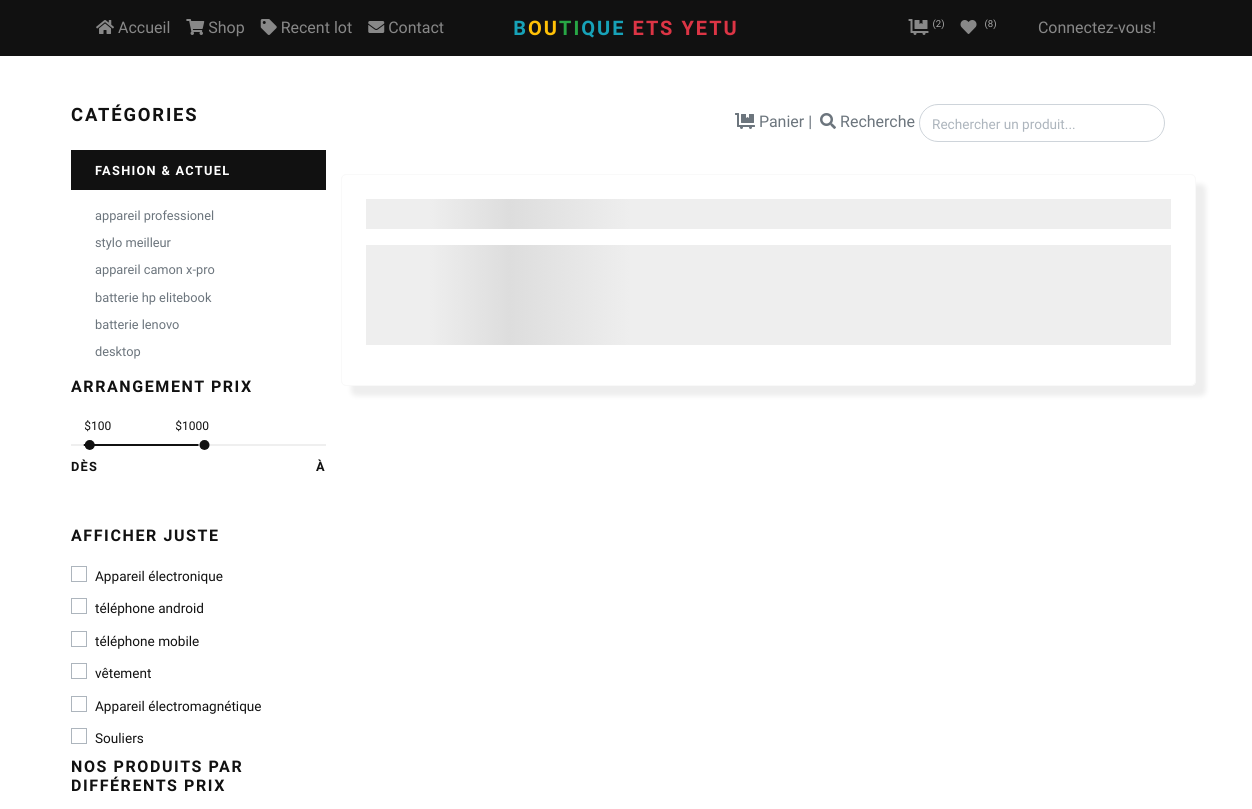
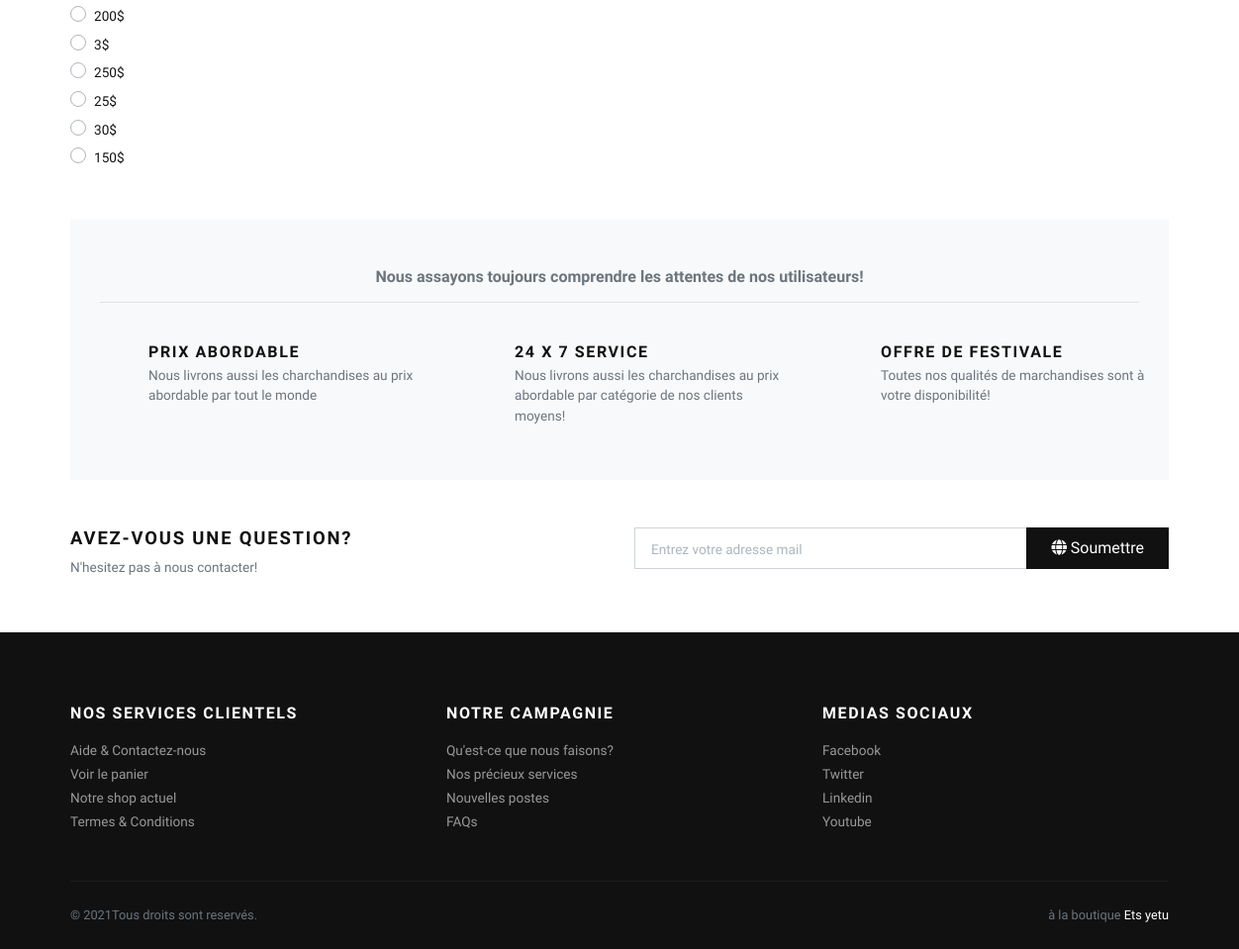
Screenshot of /index.php/home/shop with the database file from the repository (2 pictures, top to bottom).
### tables this page shows
CREATE TABLE `tbl_info` (
  `idinfo` int(11) NOT NULL,
  `nom_site` varchar(300) DEFAULT NULL,
  `icone` varchar(300) DEFAULT NULL,
  `tel1` varchar(300) DEFAULT NULL,
  `tel2` varchar(300) DEFAULT NULL,
  `adresse` text DEFAULT NULL,
  `facebook` varchar(600) DEFAULT NULL,
  `twitter` varchar(600) DEFAULT NULL,
  `linkedin` varchar(600) DEFAULT NULL,
  `email` varchar(300) DEFAULT NULL,
  `termes` text DEFAULT NULL,
  `confidentialite` text DEFAULT NULL,
  `description` text DEFAULT NULL,
  `mission` text DEFAULT NULL,
  `objectif` text DEFAULT NULL,
  `blog` text DEFAULT NULL
);

CREATE TABLE `product` (
  `product_id` int(11) NOT NULL,
  `category_id` int(11) DEFAULT NULL,
  `product_name` varchar(300) DEFAULT NULL,
  `product_price` int(11) DEFAULT NULL,
  `product_image` varchar(300) DEFAULT NULL,
  `id_user` int(11) DEFAULT NULL,
  `Qte` int(11) DEFAULT NULL
);

### application/controllers/Home.php (called while the page is built, shortened)
<?php
class home extends CI_Controller {
	private $connected;
	public function __construct()
	{
		  $this->load->library('form_validation');
		  $this->load->library('encryption');
		  $this->load->model('crud_model');
		  $this->load->helper('url');
		  $this->connected = $this->session->userdata('id');
		  $this->numeros_sites = $this->crud_model->get_telephone_du_site();
	}
	public function shop(){
		$data["title"] = "Shop de notre boutique";
		$data['users'] = $this->crud_model->fetch_connected($this->connected);
		$data['contact_info_site']  = $this->crud_model->Select_contact_info_site();
		$data['nombreProduitsPanier'] = $this->crud_model->fetch_number_Panier_home();
		$data['nomProduit'] = $this->crud_model->filtre_de_nom_Category_produit();
		$data['nomCat'] = $this->crud_model->filtre_de_cat_Category_produit();
		$this->load->view('frontend/shop', $data);
	}
}

### index.php (called while the page is built, shortened)
<?php
require_once BASEPATH.'core/CodeIgniter.php';

### application/models/Crud_model.php (called while the page is built, shortened)
<?php
class crud_model extends CI_Model{
  function Select_contact_info_site()
  {
      return $this->db->query('SELECT * FROM tbl_info  LIMIT 1');
  }
  function fetch_connected($id){
      $this->db->where('id',$id);
      return $this->db->get('users')->result_array();
  }
    function filtre_de_nom_Category_produit()
    {
         $query=$this->db->query("SELECT * FROM profile_product ORDER BY RAND() LIMIT 6");
         return $query;
    }
    function filtre_de_cat_Category_produit()
    {
         $query=$this->db->query("SELECT * FROM profile_product GROUP BY category_id LIMIT 40");
         return $query;
    }
    function get_telephone_du_site(){
      $this->db->limit(1);
      $nom = $this->db->get("tbl_info");
      $numeros = '';
      if ($nom->num_rows() > 0) {
        foreach ($nom->result_array() as $key) {
          $numeros = $key["tel1"].' ou '.$key["tel2"];
        }
      }
      else{
         $numeros ="+243817883541 ou +243970524665";
      }
      return $numeros ;
    }
}
?>

### application/views/frontend/component/menu_category.php (the view, shortened to what this page needs)
<div class="col-lg-3 order-2 order-lg-1">
    <h5 class="text-uppercase mb-4">Catégories</h5>
    <div class="py-2 px-4 bg-dark text-white mb-3"><strong class="small text-uppercase font-weight-bold">Fashion &amp; Actuel</strong></div>
    <ul class="list-unstyled small text-muted pl-lg-4 font-weight-normal">
    	<?php
    	if ($nomProduit->num_rows() > 0) {
    	 	foreach ($nomProduit->result_array() as $key) {
    	 		?>
    	 		 <li class="mb-2"><a class="reset-anchor brand_product_name" product_id="<?php echo($key['product_id']) ?>" href="javascript:void(0);"><?php echo($key['product_name']) ?></a></li>
    	 		<?php
    	 	}
    	}
    	else{
    	}
    	?>
    </ul>
    <h6 class="text-uppercase mb-4">arrangement Prix</h6>
    <div class="price-range pt-4 mb-5">
      <div id="range" class="noUi-target noUi-ltr noUi-horizontal noUi-txt-dir-ltr"><div class="noUi-base"><div class="noUi-connects"><div class="noUi-connect noUi-draggable" style="transform: translate(5%, 0px) scale(0.45, 1);"></div></div><div class="noUi-origin" style="transform: translate(-950%, 0px); z-index: 5;"><div class="noUi-handle noUi-handle-lower" data-handle="0" tabindex="0" role="slider" aria-orientation="horizontal" aria-valuemin="0.0" aria-valuemax="700.0" aria-valuenow="100.0" aria-valuetext="$100"><div class="noUi-touch-area"></div><div class="noUi-tooltip">$100</div></div></div><div class="noUi-origin" style="transform: translate(-500%, 0px); z-index: 6;"><div class="noUi-handle noUi-handle-upper" data-handle="1" tabindex="0" role="slider" aria-orientation="horizontal" aria-valuemin="400.0" aria-valuemax="2000.0" aria-valuenow="1000.0" aria-valuetext="$1000"><div class="noUi-touch-area"></div><div class="noUi-tooltip">$1000</div></div></div></div></div>
      <div class="row pt-2">
        <div class="col-6"><strong class="small font-weight-bold text-uppercase">Dès</strong></div>
        <div class="col-6 text-right"><strong class="small font-weight-bold text-uppercase">à</strong></div>
      </div>
    </div>
    <h6 class="text-uppercase mb-3">Afficher juste</h6>
    <?php
	if ($nomCat->num_rows() > 0) {
	 	foreach ($nomCat->result_array() as $key) {
	 		?>
	 		<div class="custom-control custom-checkbox mb-1">
		      <label class="custom-control-label text-small" for="customCheck1_<?php echo($key['category_id']) ?>"><?php echo($key['nom']) ?></label>
		    </div>
	 		<?php
	 	}
	}
	else{
	}
	?>
    <h6 class="text-uppercase mb-3">Nos produits par différents prix</h6>
	    <?php
		if ($nomProduit->num_rows() > 0) {
		 	foreach ($nomProduit->result_array() as $key) {
		 		?>
		 		 <div class="custom-control custom-radio">
			      <label class="custom-control-label text-small" for="customRadio1_<?php echo($key['product_id']) ?>"><?php echo($key['product_price']) ?>$</label>
			     </div>
		 		<?php
		 	}
		}
		else{
		}
		?>
</div>

### application/views/frontend/_navMenu.php (shortened to what this page needs)
 <?php
    $this->db->order_by('created_at', 'desc');
    $Favories= $this->db->get("profile_favory2");
    if ($Favories->num_rows() > 0) {
        $nombre_de_favory = $Favories->num_rows();
    }
    else{
    $nombre_de_favory=0;
    }
 ?>
<header class="header bg-dark">
    <div class="container px-0 px-lg-3">
      <nav class="navbar navbar-expand-md navbar-dark fixed-top bg-dark">
      	<a class="navbar-brand" href="<?php echo(base_url()) ?>"><span class="font-weight-bold text-uppercase text-dark">
	      	<font class="text-info">B</font><font class="text-warning">ou</font><font class="text-success">ti</font><font class="text-info">que</font> <font class="text-danger"><?php echo($nom_site_info) ?></font></span>
	    </a>
        <div class="collapse navbar-collapse" id="navbarSupportedContent">
          <ul class="navbar-nav mr-auto">
            <li class="nav-item">
              <a class="nav-link" href="<?php echo(base_url()) ?>home"><i class="fas fa-home mr-1"></i>Accueil</a>
            </li>
            <li class="nav-item">
              <a class="nav-link" href="<?php echo(base_url()) ?>home/shop"><i class="fas fa-shopping-cart mr-1"></i>Shop</a>
            </li>
            <li class="nav-item">
              <a class="nav-link" href="<?php echo(base_url()) ?>home/recent_lot"><i class="fas fa-tag mr-1"></i>Recent lot</a>
            </li>
            <li class="nav-item">
              <a class="nav-link" href="<?php echo(base_url()) ?>home/contact"><i class="fas fa-envelope mr-1"></i>Contact</a>
            </li>
          </ul>
          <ul class="navbar-nav ml-auto">
            <li class="nav-item"><a class="nav-link" href="<?php echo(base_url()) ?>home/panier"> <i class="fas fa-dolly-flatbed mr-1"></i><sup><small class="text-gray">(<?php echo($nombreProduitsPanier) ?>)</small></sup></a></li>
            <li class="nav-item dropdown">
		        <a class="nav-link" href="javascript:void(0);" id="navbarDropdown" role="button" data-toggle="dropdown" aria-haspopup="true" aria-expanded="false">  <i class="fas fa-heart mr-1"></i>
		          <sup><small class="text-gray"> (<?php echo($nombre_de_favory) ?>)</small> </sup>
		        </a>
		    </li>
		    <li class="nav-item">
             	<a class="nav-link" href="<?php echo(base_url()) ?>login"><i class="fa fa-sign-in fa-lg mr-1"></i>Connectez-vous!</a>
            </li>
          </ul>
        </div>
      </nav>
    </div>
  </header>

### application/views/frontend/_footer.php
<footer class="bg-dark text-white">
    <div class="container py-4">
      <div class="row py-5">
        <div class="col-md-4 mb-3 mb-md-0">
          <h6 class="text-uppercase mb-3">Nos services clientels</h6>
          <ul class="list-unstyled mb-0">
            <li><a class="footer-link" href="<?php echo(base_url()) ?>home/contact">Aide &amp; Contactez-nous</a></li>
            <li><a class="footer-link" href="<?php echo(base_url()) ?>home/panier">Voir le  panier</a></li>
            <li><a class="footer-link" href="<?php echo(base_url()) ?>home/shop">Notre shop actuel</a></li>
            <li><a class="footer-link" href="<?php echo(base_url()) ?>home/contrat">Termes  &amp; Conditions</a></li>
          </ul>
        </div>
        <div class="col-md-4 mb-3 mb-md-0">
          <h6 class="text-uppercase mb-3">Notre campagnie</h6>
          <ul class="list-unstyled mb-0">
            <li><a class="footer-link" href="javascript:void(0);">Qu'est-ce que nous faisons?</a></li>
            <li><a class="footer-link" href="javascript:void(0);">Nos précieux services</a></li>
            <li><a class="footer-link" href="javascript:void(0);">Nouvelles postes</a></li>
            <li><a class="footer-link" href="javascript:void(0);">FAQs</a></li>
          </ul>
        </div>
        <div class="col-md-4">
          <h6 class="text-uppercase mb-3">Medias sociaux</h6>
          <ul class="list-unstyled mb-0">
            <li><a class="footer-link" target="_blank" href="<?php echo($facebook_info) ?>">Facebook</a></li>
            <li><a class="footer-link" target="_blank" href="<?php echo($twitter_info) ?>">Twitter</a></li>
            <li><a class="footer-link" target="_blank" href="<?php echo($linkedin_info) ?>">Linkedin</a></li>
            <li><a class="footer-link" target="_blank" href="javascript:void(0);">Youtube</a></li>
          </ul>
        </div>
      </div>
      <div class="border-top pt-4" style="border-color: #1d1d1d !important">
        <div class="row">
          <div class="col-lg-6">
            <p class="small text-muted mb-0">&copy; <?php echo(date('Y')) ?>Tous droits sont reservés.</p>
          </div>
          <div class="col-lg-6 text-lg-right">
            <p class="small text-muted mb-0"> à la boutique <a class="text-white reset-anchor" href="<?php echo(base_url()) ?>"><?php echo($nom_site_info) ?></a></p>
          </div>
        </div>
      </div>
    </div>
  </footer>

### rows the page displays
tbl_info: nom_site "ETS YETU", nom_site "Ets yetu"
product: product_name "appareil professionel", product_price "200"
product: product_name "stylo meilleur", product_price "3"
product: product_name "appareil camon x-pro", product_price "250"
product: product_name "batterie hp elitebook", product_price "25"
product: product_name "batterie lenovo", product_price "30"
product: product_name "desktop", product_price "150"
product: nom "Appareil électronique"
product: nom "téléphone android"
product: nom "téléphone mobile"
product: nom "vêtement"
product: nom "Appareil électromagnétique"
product: nom "Souliers"

### other values shown
$nombreProduitsPanier "2"
$nombre_de_favory "8"
